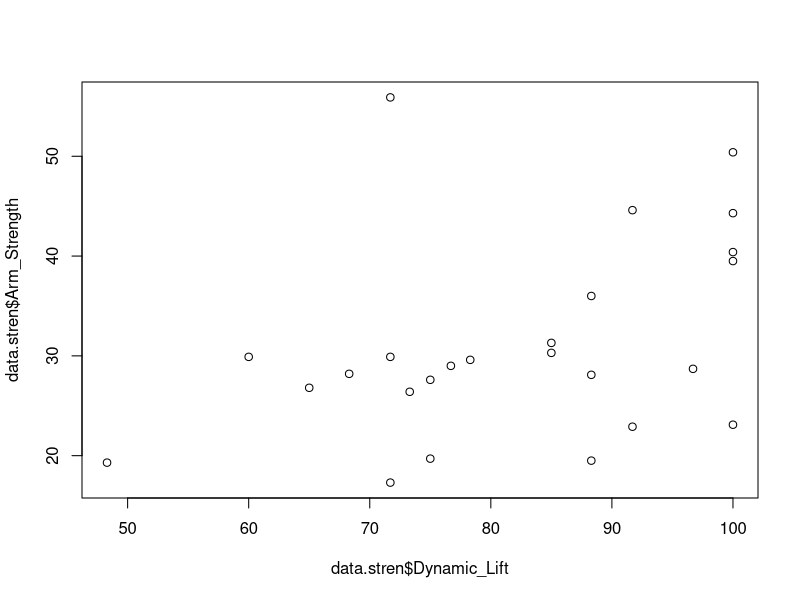
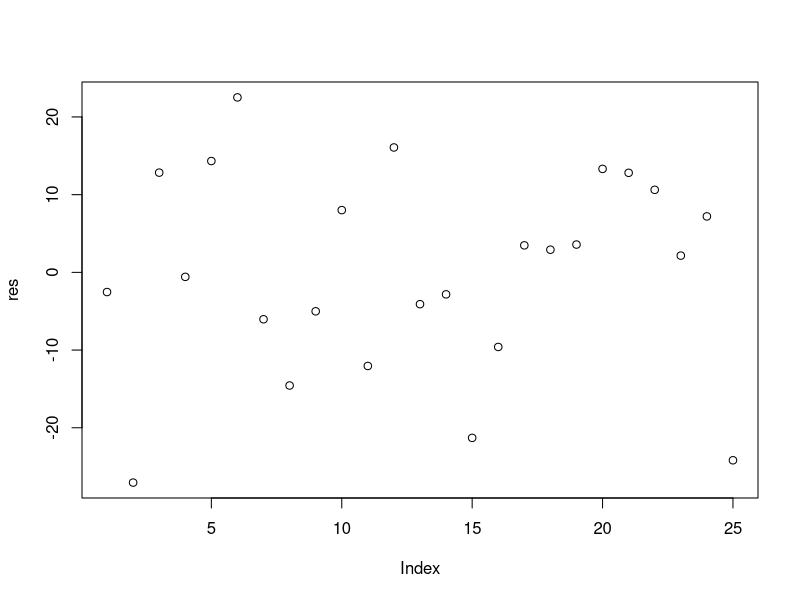
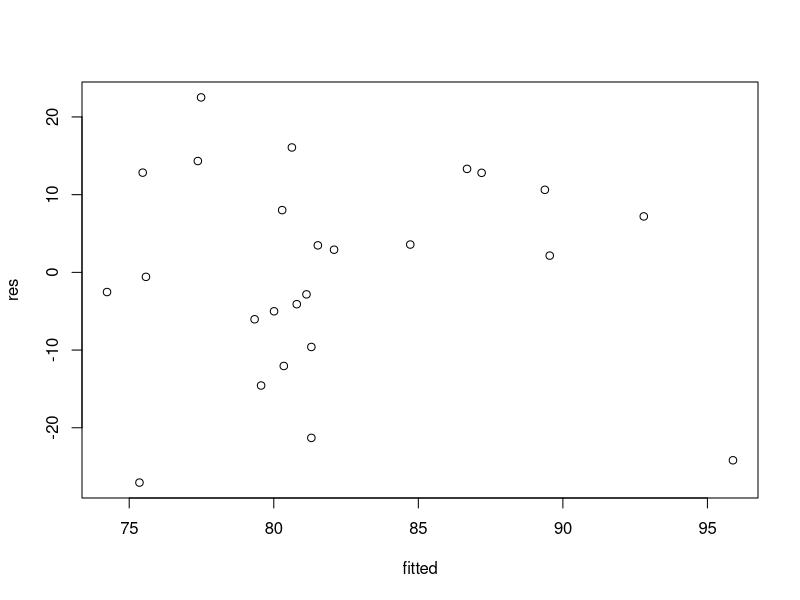

Write the R code that produced these figures, in order.
# Question 7

data.stren = read.table("Strength.txt", header=T)

plot(data.stren$Dynamic_Lift,data.stren$Arm_Strength)

linear.reg = lm(Dynamic_Lift ~ Arm_Strength,data.stren)

summary(linear.reg)

# m = 0.5609 b = 64.5292

# y = 0.5609x + 64.5292
y = 0.5609*35 + 64.5292
y

# therefore the estimate for y when x = 35 is "84.1607"

res = linear.reg$residuals
fitted = linear.reg$fitted.values

# As the slope is positive, there is a positive linear relationship between x & y

shapiro.test(res)
plot(res)
plot(fitted,res)

cor(data.stren$Dynamic_Lift,data.stren$Arm_Strength)

# THis shows very less relationship between te variables

# The intercept b is 64.5292 which is a big number
# The intercept terms must be included in the model, because not having it will give values of y that aren't true.

# The Value of RSquared obtained in 0.1534 and the adjusted SQuared is 0.1166
# The Value of RSquared is very less which means there is very less quality of the fit.
